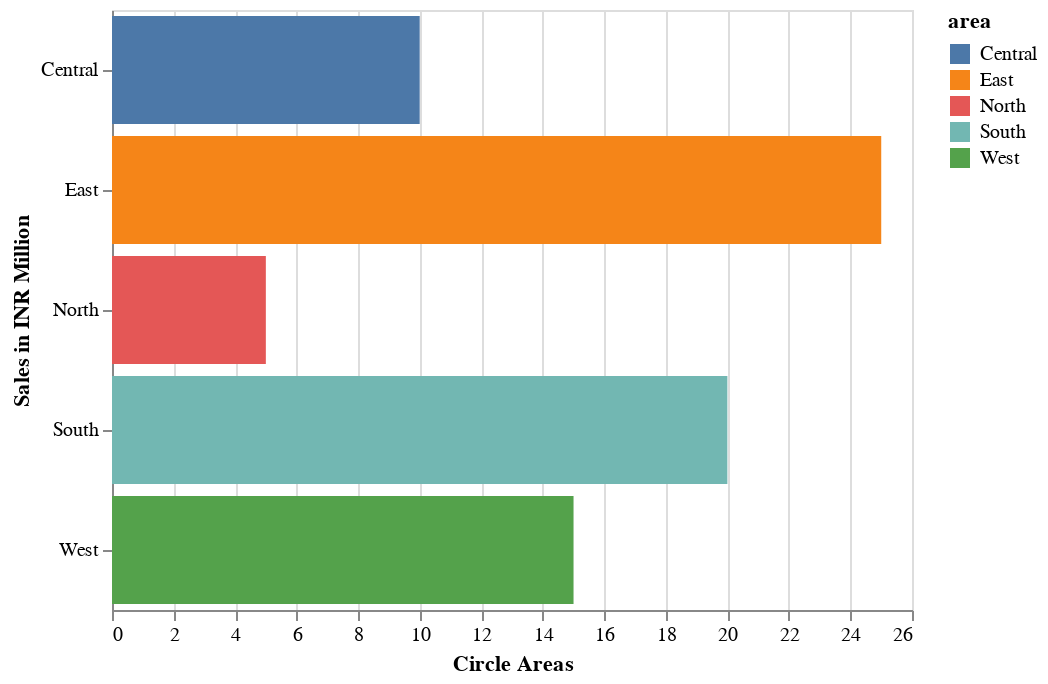

The notebook cell this image was saved under:
### Markdown cell above
## Annotations

### Code cell
alt.Chart(sample).mark_bar().encode(
    alt.Y("area:N", axis=alt.Axis(title="Sales in INR Million")),
    alt.X("sales:Q", axis=alt.Axis(title="Circle Areas")),
    alt.Color(field= "area", type="nominal")
)

### Figure 1 — Vega-Lite specification as saved in the notebook (floating-point values rounded to 4 significant figures)
{"$schema": "https://vega.github.io/schema/vega-lite/v3.4.0.json", "config": {"mark": {"tooltip": null}, "view": {"height": 300, "width": 400}}, "data": {"name": "data-e9a1bf97bac3c6f8642dc2ef7d8e4b49"}, "datasets": {"data-e9a1bf97bac3c6f8642dc2ef7d8e4b49": [{"area": "North", "profit": 2, "sales": 5}, {"area": "East", "profit": 8, "sales": 25}, {"area": "West", "profit": 6, "sales": 15}, {"area": "South", "profit": 5, "sales": 20}, {"area": "Central", "profit": 3, "sales": 10}]}, "encoding": {"color": {"field": "area", "type": "nominal"}, "x": {"axis": {"title": "Circle Areas"}, "field": "sales", "type": "quantitative"}, "y": {"axis": {"title": "Sales in INR Million"}, "field": "area", "type": "nominal"}}, "mark": "bar"}
